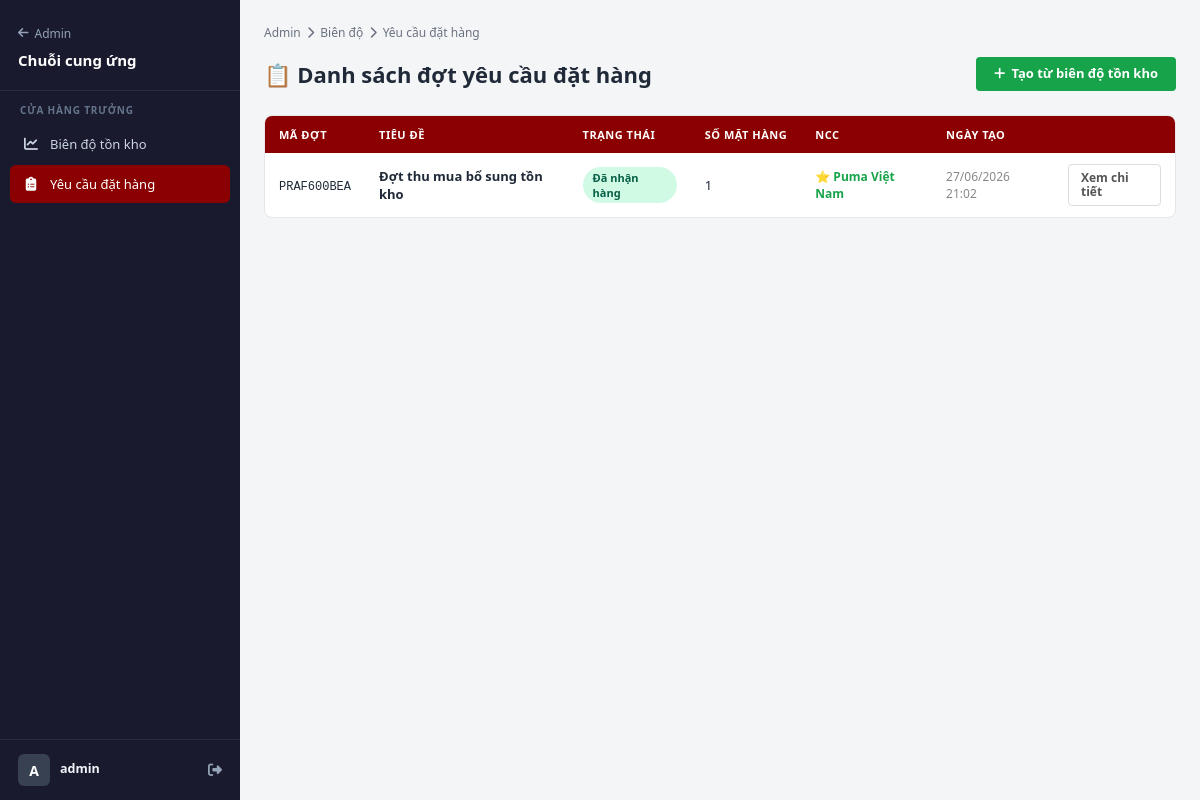
The app's page /supply/requests/ (signed in), older data.
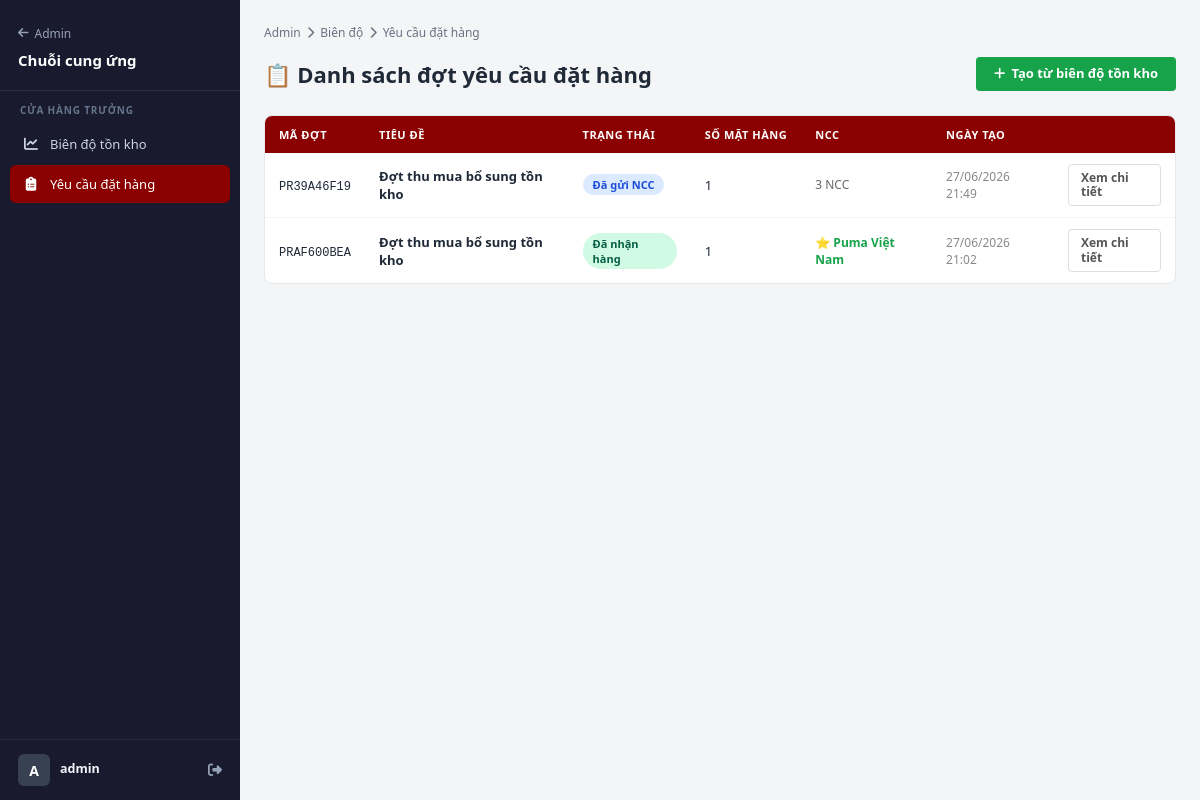
The same page, newer data.
### apps/products/supply_models.py (models this page shows, shortened)
class PurchaseRequest(models.Model):
    class Status(models.TextChoices):
        DRAFT     = 'draft',     'Bản nháp'
        SENT      = 'sent',      'Đã gửi NCC'
        QUOTED    = 'quoted',    'NCC đã báo giá'
        APPROVED  = 'approved',  'Đã duyệt NCC'
        RECEIVED  = 'received',  'Đã nhận hàng'
        CANCELLED = 'cancelled', 'Đã hủy'
    code       = models.CharField(max_length=20, unique=True, blank=True)
    title      = models.CharField(max_length=200, default='Đợt thu mua bổ sung tồn kho')
    status     = models.CharField(max_length=20, choices=Status.choices, default=Status.DRAFT)
    note       = models.TextField(blank=True)
    created_by = models.ForeignKey(
        settings.AUTH_USER_MODEL, on_delete=models.SET_NULL,
        null=True, blank=True, related_name='purchase_requests',
    )
    suppliers  = models.ManyToManyField(
        Supplier, blank=True, verbose_name='Gửi đến NCC',
    )
    approved_supplier = models.ForeignKey(
        Supplier, on_delete=models.SET_NULL, null=True, blank=True,
        related_name='approved_requests', verbose_name='NCC được chọn',
    )
    approved_by  = models.ForeignKey(
        settings.AUTH_USER_MODEL, on_delete=models.SET_NULL,
        null=True, blank=True, related_name='approved_requests',
    )
    approved_at  = models.DateTimeField(null=True, blank=True)
    deadline     = models.DateField(null=True, blank=True, verbose_name='Hạn báo giá')
    created_at   = models.DateTimeField(auto_now_add=True)
    updated_at   = models.DateTimeField(auto_now=True)
    class Meta:
        verbose_name = 'Đợt yêu cầu đặt hàng'
        verbose_name_plural = 'Đợt yêu cầu đặt hàng'
        ordering = ['-created_at']
        permissions = [
            ('can_approve_purchase', 'Có thể duyệt đặt hàng'),
            ('can_receive_goods',    'Có thể nhận hàng'),
        ]

class Supplier(models.Model):
    name         = models.CharField(max_length=200, verbose_name='Tên NCC')
    contact_name = models.CharField(max_length=100, blank=True, verbose_name='Người liên hệ')
    phone        = models.CharField(max_length=20, blank=True)
    email        = models.EmailField(blank=True)
    address      = models.TextField(blank=True)
    note         = models.TextField(blank=True)
    is_active    = models.BooleanField(default=True)
    user         = models.OneToOneField(
        settings.AUTH_USER_MODEL, on_delete=models.SET_NULL,
        null=True, blank=True, related_name='supplier_profile',
        verbose_name='Tài khoản đăng nhập NCC',
    )
    created_at   = models.DateTimeField(auto_now_add=True)
    class Meta:
        verbose_name = 'Nhà cung cấp'
        verbose_name_plural = 'Nhà cung cấp'
        ordering = ['name']

### apps/products/supply_views.py (the view)
# urls.py: path('requests/', v.request_list, name='request_list'),
@login_required
def request_list(request):
    if not is_store_manager(request.user):
        return redirect('admin:index')
    qs = PurchaseRequest.objects.prefetch_related('items', 'suppliers').order_by('-created_at')
    page_obj, paginator = paginate_queryset(request, qs, per_page=15)
    context = {'requests': page_obj.object_list}
    context.update(_pagination_context(request, page_obj, paginator))
    return render(request, 'supply/request_list.html', context)

### apps/cart/context_processors.py (called while the page is built)
def cart_count(request):
    if request.user.is_authenticated:
        total_items = get_user_cart_item_count(request.user)
    else:
        cart = get_session_cart(request.session)
        total_items = sum(int(item.get('quantity', 0)) for item in cart.values())
    return {'cart_count': total_items}

### apps/cart/services.py (called while the page is built)
def get_user_cart_item_count(user):
    cart = Cart.objects.filter(user=user).first()
    if not cart:
        return 0
    return sum(item.quantity for item in cart.items.all())

### apps/products/context_processors.py (called while the page is built)
def navigation_data(request):
    return {
        'categories': Category.objects.filter(is_active=True).order_by('name'),
        'brands': Brand.objects.filter(is_active=True).order_by('name'),
    }

def supply_nav(request):
    user = request.user
    supplier = None
    if user.is_authenticated:
        from .supply_models import Supplier
        supplier = Supplier.objects.filter(user=user, is_active=True).first()
    return {
        'supply_is_manager': is_store_manager(user),
        'supply_is_supplier': is_supplier_user(user),
        'supply_paths': SUPPLY_PATHS,
        'supply_supplier': supplier,
    }

### apps/products/templatetags/supply_admin.py (called while the page is built)
@register.simple_tag
def supply_url(name, arg=None):
    return supply_path(name, pk=arg)

### templates/supply/request_list.html (shortened to what this page needs)
{% extends 'supply/base_supply.html' %}
{% load supply_admin %}
{% block supply_content %}
<nav class="supply-breadcrumb">
    <a href="{{ supply_paths.admin_index }}">Admin</a>
    <i class="fas fa-chevron-right"></i>
    <a href="{% supply_url 'analytics' %}">Biên độ</a>
    <i class="fas fa-chevron-right"></i>
    <span>Yêu cầu đặt hàng</span>
</nav>
<div class="supply-header">
    <h1 class="supply-title">📋 Danh sách đợt yêu cầu đặt hàng</h1>
    <a href="{% supply_url 'analytics' %}" class="btn-green">
        <i class="fas fa-plus"></i> Tạo từ biên độ tồn kho
    </a>
</div>
<div class="s-card">
    <div style="overflow-x:auto;">
    <table class="s-table">
        <thead>
            <tr>
                <th>Mã đợt</th>
                <th>Tiêu đề</th>
                <th>Trạng thái</th>
                <th>Số mặt hàng</th>
                <th>NCC</th>
                <th>Ngày tạo</th>
                <th></th>
            </tr>
        </thead>
        <tbody>
            {% for pr in requests %}
            <tr>
                <td><code style="font-size:12px;">{{ pr.code }}</code></td>
                <td style="font-weight:600;">{{ pr.title }}</td>
                <td><span class="badge badge-{{ pr.status }}">{{ pr.get_status_display }}</span></td>
                <td>{{ pr.items.count }}</td>
                <td style="font-size:12px;color:#666;">
                    {% if pr.approved_supplier %}
                    <span style="color:#16a34a;font-weight:600;">⭐ {{ pr.approved_supplier.name }}</span>
                    {% elif pr.suppliers.exists %}
                    {{ pr.suppliers.count }} NCC
                    {% else %}
                    <span style="color:#999;">Chưa gửi</span>
                    {% endif %}
                </td>
                <td style="font-size:12px;color:#888;">{{ pr.created_at|date:"d/m/Y H:i" }}</td>
                <td>
                    <a href="{% supply_url 'request_detail' pr.pk %}" class="btn-secondary" style="font-size:12px;padding:6px 12px;">
                        Xem chi tiết
                    </a>
                </td>
            </tr>
            {% endfor %}
        </tbody>
    </table>
    </div>
</div>
{% endblock %}

Row changes from the older to the newer data that the page shows:
added PurchaseRequest: code "PR39A46F19", title "Đợt thu mua bổ sung tồn kho", status "Đã gửi NCC", items.count "1", suppliers.count "3", created_at "27/06/2026 21:49"
